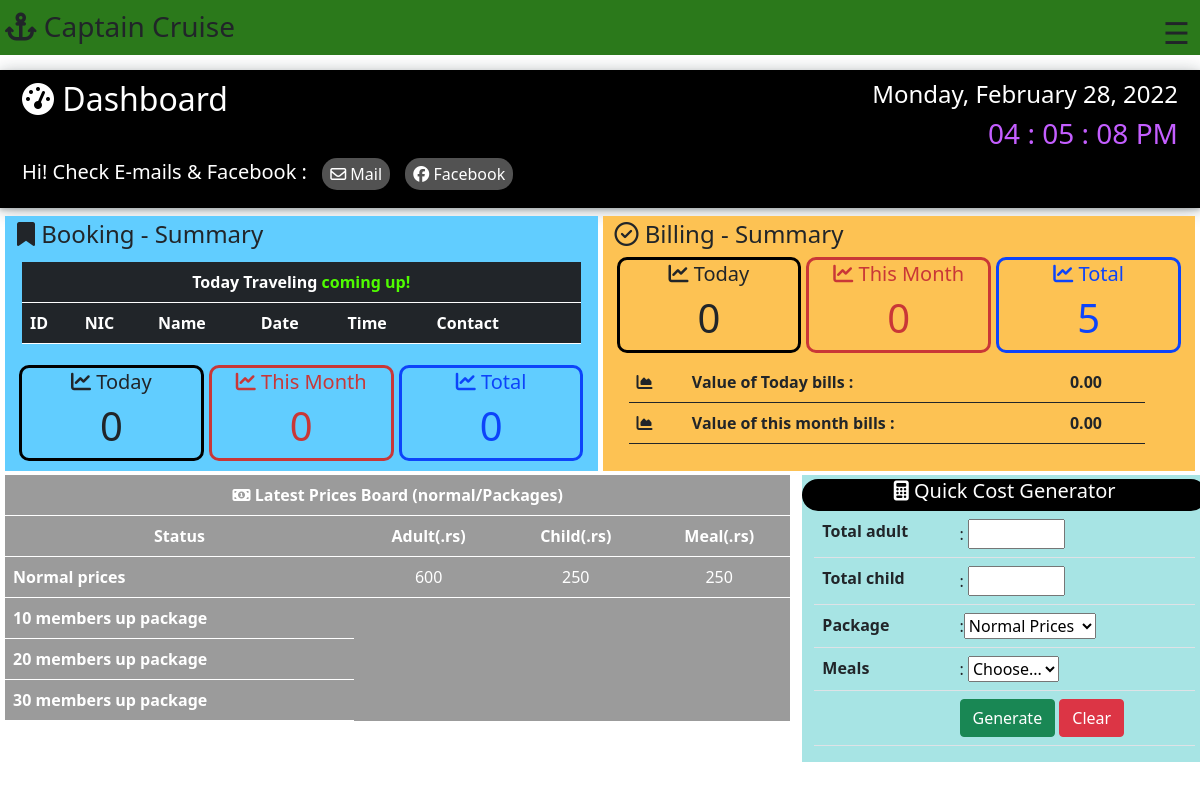
The page /main-panel/main-panel.php on the database as committed earlier.
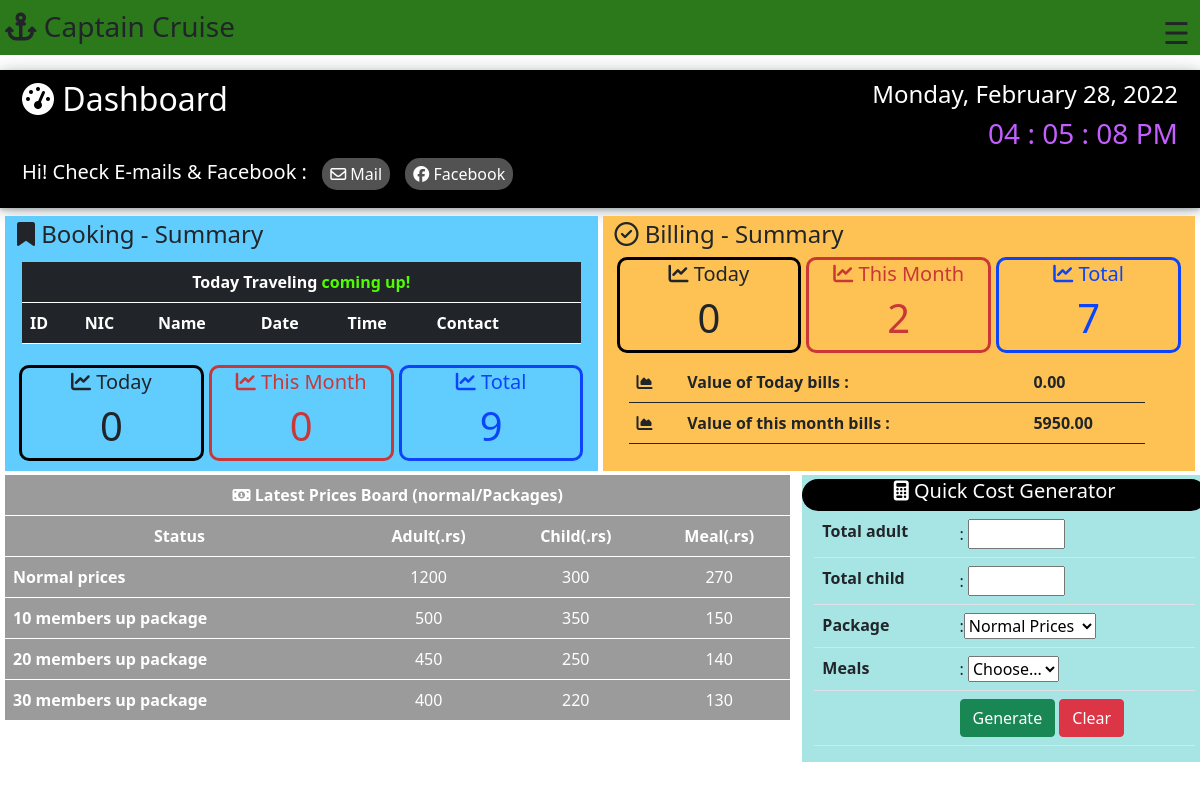
The same page on the database as committed later.
### tables this page shows
CREATE TABLE `prices` (
  `ID` int(11) NOT NULL,
  `Adult` varchar(50) NOT NULL,
  `child` varchar(50) NOT NULL,
  `meal` varchar(50) NOT NULL
);

### main-panel/main-panel.php (the view, shortened to what the changed rows need)
<!DOCTYPE html>
<html lang="en">
<head>
    <link rel="stylesheet" href="./main-panel.css?v=<?php echo time(); ?>">
    <link href="https://cdn.jsdelivr.net/npm/bootstrap@5.1.0/dist/css/bootstrap.min.css" rel="stylesheet">
</head>
<body onload="initClock()">
      <div class="container-fluid">
        <div class="row" id="row2">
          <div class="col-sm" id="row2-col1">
              <h2><i class="fa fa-tachometer" aria-hidden="true"></i> Dashboard</h2>
          </div>
        </div>
        <div class="row pt-2" id="row3">
        <div class="col-sm pt-1" id="booking-data">
        <div class="row" id="data-table-row">
        <div class="table-responsive" id="booking-table">
        <table class="table table-dark" id="booking-data-table">
  <thead>
      <tr>
          <th scope="col" class="text-center" colspan="7">Today Traveling <span id="blink"> coming up!</span></th>
      </tr>
    <tr>
                <th scope="col" >ID</th>
                <th scope="col">NIC</th>
                <th scope="col">Name</th>
                <th scope="col">Date</th>
                <th scope="col">Time</th>
                <th scope="col">Contact</th>
                <th scope="col"></th>
    </tr>
  </thead>
</table>
</div>
</div>
       <div class="row" id="booking-counts">
       <div class="col-sm" id="t-booking">
        <?php
                 $today=date('Y-m-d');
                        $connection = mysqli_connect('localhost', 'root', '', 'captaincruise');
                        $sql = "SELECT * FROM booking where Ontime='$today'";
                        $result = mysqli_query($connection , $sql);
                        $rowcount=mysqli_num_rows($result);
                              echo"<h1>$rowcount</h1>";
                        ?>
       </div>
       <div class="col-sm" id="lm-booking">
       <?php
       $year = date('Y');
       $specialyear=$year % 4;
       if( $specialyear>0){
        $today = date('m');
        $year = date('Y');
        $realtoday = sprintf("%02d", $today);
        switch($realtoday){
            case 02:
                $firstdate = "$year-$realtoday-01";
                $lastdate = "$year-$realtoday-28";
                break;
           }
       }
                        $connection = mysqli_connect('localhost', 'root', '', 'captaincruise');
                        $sql = "SELECT * FROM booking where Ontime BETWEEN '$firstdate' AND '$lastdate' ";
                        $result = mysqli_query($connection , $sql);
                        $rowcount=mysqli_num_rows($result);
                              echo"<h1>$rowcount</h1>";
                        ?>
       </div>
       <div class="col-sm" id="y-booking">
       <h5><i class="fa fa-line-chart" aria-hidden="true"></i> Total</h5>
       <?php
                        $connection = mysqli_connect('localhost', 'root', '', 'captaincruise');
                        $sql = "SELECT * FROM booking ";
                        $result = mysqli_query($connection , $sql);
                        $rowcount=mysqli_num_rows($result);
                              echo"<h1>$rowcount</h1>";
                        ?>
       </div>
       </div>
        </div>
        <div class="col-sm pt-1" id="billing-data">
        <div class="row" id="booking-counts">
<div class="col-sm" id="t-booking">
 <?php
                 $today=date('Y-m-d');
                        $connection = mysqli_connect('localhost', 'root', '', 'captaincruise');
                        $sql = "SELECT * FROM bills where Ontime='$today'";
                        $result = mysqli_query($connection , $sql);
                        $rowcount=mysqli_num_rows($result);
                              echo"<h1>$rowcount</h1>";
                        ?>
       </div>
       <div class="col-sm" id="lm-booking">
       <h5><i class="fa fa-line-chart" aria-hidden="true"></i> This Month</h5>
       <?php
       $year = date('Y');
       $specialyear=$year % 4;
       if( $specialyear>0){
        $today = date('m');
        $year = date('Y');
        $realtoday = sprintf("%02d", $today);
        switch($realtoday){
            case 02:
                $firstdate = "$year-$realtoday-01";
                $lastdate = "$year-$realtoday-28";
                break;
           }
       }
                        $connection = mysqli_connect('localhost', 'root', '', 'captaincruise');
                        $sql = "SELECT * FROM bills where Ontime BETWEEN '$firstdate' AND '$lastdate' ";
                        $result = mysqli_query($connection , $sql);
                        $rowcount=mysqli_num_rows($result);
                              echo"<h1>$rowcount</h1>";
                        ?>
       </div>
       <div class="col-sm" id="y-booking">
       <h5><i class="fa fa-line-chart" aria-hidden="true"></i> Total</h5>
       <?php
                        $connection = mysqli_connect('localhost', 'root', '', 'captaincruise');
                        $sql = "SELECT * FROM bills ";
                        $result = mysqli_query($connection , $sql);
                        $rowcount=mysqli_num_rows($result);
                              echo"<h1>$rowcount</h1>";
                        ?>
       </div>
       <div class="row mt-1">
           <div class="table-responsive">
               <table class="table" id="value-table">
               <tr>
                   <th><i class="fa fa-area-chart" aria-hidden="true"></i></th>
                   <th>Value of Today bills :</th>
                   <?php
                 $Total = 0;
                   echo"<th>$Total.00</th>";
                   ?>
               </tr>
               <tr>
                   <th><i class="fa fa-area-chart" aria-hidden="true"></i></th>
                   <th>Value of this month bills :</th>
                   <?php
$year = date('Y');
$specialyear=$year % 4;
if( $specialyear>0){
 $today = date('m');
 $year = date('Y');
 $realtoday = sprintf("%02d", $today);
 switch($realtoday){
     case 02:
         $firstdate = "$year-$realtoday-01";
         $lastdate = "$year-$realtoday-28";
         break;
    }
}
         $Total=0;
                 $connection = mysqli_connect('localhost', 'root', '', 'captaincruise');
                 $sql = "SELECT * FROM bills where Ontime BETWEEN '$firstdate' AND '$lastdate' ";
                 $result = mysqli_query($connection , $sql);
                 while($row = mysqli_fetch_array($result)){
                    $value = $row['Total_cost'];
                    $Total = $Total + $value;
                   };
              echo"<th>$Total.00</th>";
                   ?>
               </tr>
               </table>
           </div>
       </div>
</div>
</div>
        </div>
        </div>
        <div class="row mt-1" id="prices-summary" >
         <div class="col-sm-8">
             <div class="table-responsive" id="price-table">
             <table class="table" id="price-board">
<tr >
    <th colspan="4"><i class="fa fa-money" aria-hidden="true"></i> Latest Prices Board (normal/Packages)</th>
</tr>
<tr>
    <th>Status</th>
    <th>Adult(.rs)</th>
    <th>Child(.rs)</th>
    <th>Meal(.rs)</th>
</tr>
<tr>
    <th  id="topic-table">Normal prices </th>
    <?php
          $connection = mysqli_connect('localhost', 'root', '', 'captaincruise');
          $sql = "SELECT * FROM prices where id=1 order by ID desc";
          $result = mysqli_query($connection , $sql);
          while($row = mysqli_fetch_array($result)){
   echo" <td>".$row['Adult']."</td>";
   echo"<td >".$row['child']."</td>";
    echo"<td>".$row['meal']."</td>";
  };
  ?>
</tr>
<tr>
    <th id="topic-table">10 members up package </th>
    <?php
          $connection = mysqli_connect('localhost', 'root', '', 'captaincruise');
          $sql = "SELECT * FROM prices where id=2 order by ID desc";
          $result = mysqli_query($connection , $sql);
          while($row = mysqli_fetch_array($result)){
   echo" <td>".$row['Adult']."</td>";
   echo"<td>".$row['child']."</td>";
    echo"<td>".$row['meal']."</td>";
  };
  ?>
</tr>
<tr>
    <th id="topic-table">20 members up package </th>
    <?php
          $connection = mysqli_connect('localhost', 'root', '', 'captaincruise');
          $sql = "SELECT * FROM prices where id=3 order by ID desc";
          $result = mysqli_query($connection , $sql);
          while($row = mysqli_fetch_array($result)){
   echo" <td>".$row['Adult']."</td>";
   echo"<td>".$row['child']."</td>";
    echo"<td>".$row['meal']."</td>";
  };
  ?>
</tr>
<tr>
    <th id="topic-table">30 members up package </th>
    <?php
          $connection = mysqli_connect('localhost', 'root', '', 'captaincruise');
          $sql = "SELECT * FROM prices where id=4 order by ID desc";
          $result = mysqli_query($connection , $sql);
          while($row = mysqli_fetch_array($result)){
   echo" <td>".$row['Adult']."</td>";
   echo"<td>".$row['child']."</td>";
    echo"<td>".$row['meal']."</td>";
  };
  ?>
</tr>
</table>
             </div>
         </div>
         <div class="col-sm-4" id="calculator">
             <div class="row-mt-1">
             <div class="table-responsive">
                 <form>
                 <table class="table">
                 <tr>
                     <th>Total adult</th>
                 </tr>
                 <tr>
                     <th>Total child</th>
                 </tr>
                 <tr>
                     <th>Package</th>
                 </tr>
                 <tr>
                 <th>Meals</th>
                 </tr>
                 </table>
                 </form>
             </div>
             </div>
         </div>
        </div>
</body>
</html>

Rows that differ between the two databases and show on the page:
changed prices (number 1 of 4 on the later page): Adult "600" → "1200"; child "250" → "300"; meal "250" → "270"
added prices: Adult "500", child "350", meal "150"
added prices: Adult "450", child "250", meal "140"
added prices: Adult "400", child "220", meal "130"
Other text that changed with them:
$rowcount: "0" → "9"
$rowcount: "0" → "2"
$rowcount: "5" → "7"
$Total: "0" → "5950"
